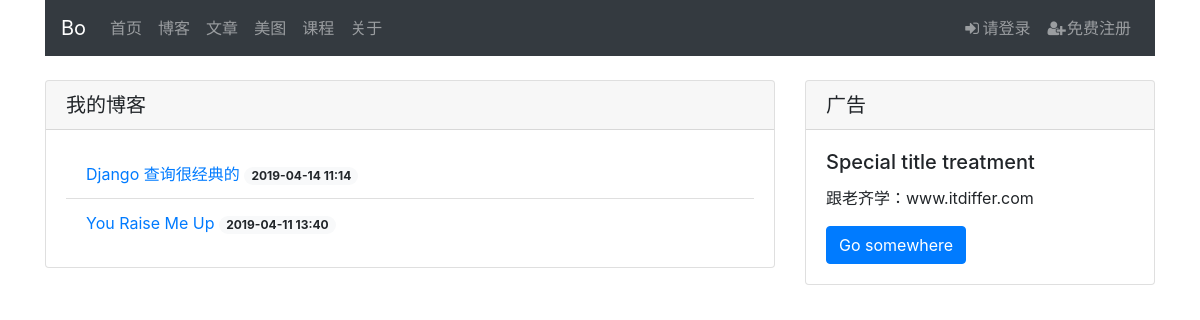
Screenshot of /blog/ with the database file from the repository.
### blog/models.py (models this page shows, shortened)
class BlogArticles(models.Model):
    title = models.CharField('标题', max_length=300)
    author = models.ForeignKey(User, related_name="blog_posts", on_delete=models.CASCADE, verbose_name='作者')
    body = models.TextField('内容')
    publish = models.DateTimeField('发布时间', default=timezone.now)
    class Meta:
        ordering = ['-publish']
        verbose_name = 'Blog Articles'
        verbose_name_plural = 'Blog Articles'

### blog/views.py (the view)
# urls.py: path('', views.blog_title, name='blog_title'),
def blog_title(request):
    blogs = BlogArticles.objects.all()
    return render(request, 'blog/titles.html', {'blogs': blogs})

### templates/blog/titles.html (shortened to what this page needs)
{% extends "base.html" %}
{% block content %}
    <div class="row">
        <div class="col-sm-12 col-md-8">
            <div class="card">
                <h5 class="card-header">我的博客</h5>
                <div class="card-body">
                    <ul class="list-group list-group-flush">
                        {% for blog in blogs %}
                            <li class="list-group-item">
                                <a href="{{ blog.id }}">{{ blog.title }}</a>
                                <span class="badge badge-pill badge-light">{{ blog.publish | date:'Y-m-d H:i' }}</span>
                            </li>
                        {% endfor %}
                    </ul>
                </div>
            </div>
        </div>
        <div class="col-sm-6 col-md-4">
            <div class="card">
                <h5 class="card-header">广告</h5>
                <div class="card-body">
                    <h5 class="card-title">Special title treatment</h5>
                    <p class="card-text">跟老齐学：www.itdiffer.com</p>
                    <a href="#" class="btn btn-primary">Go somewhere</a>
                </div>
            </div>
        </div>
    </div>
{% endblock %}

### rows the page displays
BlogArticles: title "Django 查询很经典的", publish "2019-04-14 11:14"
BlogArticles: title "You Raise Me Up", publish "2019-04-11 13:40"
